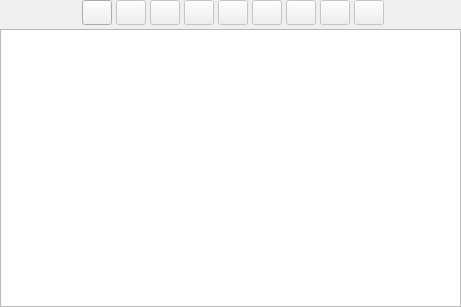
<?xml version="1.0" encoding="UTF-8"?>
<ui version="4.0">
 <class>TabelaObjetosWidget</class>
 <widget class="QWidget" name="TabelaObjetosWidget">
  <property name="geometry">
   <rect>
    <x>0</x>
    <y>0</y>
    <width>461</width>
    <height>307</height>
   </rect>
  </property>
  <property name="windowTitle">
   <string>Form</string>
  </property>
  <layout class="QGridLayout" name="tabelaobj_grid">
   <property name="margin">
    <number>0</number>
   </property>
   <property name="spacing">
    <number>4</number>
   </property>
   <item row="0" column="0">
    <spacer name="horizontalSpacer_2">
     <property name="orientation">
      <enum>Qt::Horizontal</enum>
     </property>
     <property name="sizeHint" stdset="0">
      <size>
       <width>97</width>
       <height>22</height>
      </size>
     </property>
    </spacer>
   </item>
   <item row="0" column="1">
    <layout class="QHBoxLayout" name="horizontalLayout">
     <item>
      <widget class="QToolButton" name="adicionar_tb">
       <property name="enabled">
        <bool>true</bool>
       </property>
       <property name="minimumSize">
        <size>
         <width>30</width>
         <height>25</height>
        </size>
       </property>
       <property name="toolTip">
        <string>Add Item</string>
       </property>
       <property name="text">
        <string/>
       </property>
       <property name="icon">
        <iconset resource="../res/resources.qrc">
         <normaloff>:/icones/icones/adicionar.png</normaloff>:/icones/icones/adicionar.png</iconset>
       </property>
       <property name="shortcut">
        <string>Ins</string>
       </property>
      </widget>
     </item>
     <item>
      <widget class="QToolButton" name="remover_tb">
       <property name="enabled">
        <bool>false</bool>
       </property>
       <property name="minimumSize">
        <size>
         <width>30</width>
         <height>25</height>
        </size>
       </property>
       <property name="toolTip">
        <string>Remove Item</string>
       </property>
       <property name="text">
        <string/>
       </property>
       <property name="icon">
        <iconset resource="../res/resources.qrc">
         <normaloff>:/icones/icones/remover.png</normaloff>:/icones/icones/remover.png</iconset>
       </property>
       <property name="shortcut">
        <string>Del</string>
       </property>
      </widget>
     </item>
     <item>
      <widget class="QToolButton" name="atualizar_tb">
       <property name="enabled">
        <bool>false</bool>
       </property>
       <property name="minimumSize">
        <size>
         <width>30</width>
         <height>25</height>
        </size>
       </property>
       <property name="toolTip">
        <string>Update Item</string>
       </property>
       <property name="text">
        <string/>
       </property>
       <property name="icon">
        <iconset resource="../res/resources.qrc">
         <normaloff>:/icones/icones/atualizar.png</normaloff>:/icones/icones/atualizar.png</iconset>
       </property>
       <property name="shortcut">
        <string>Alt+R</string>
       </property>
      </widget>
     </item>
     <item>
      <widget class="QToolButton" name="remover_todas_tb">
       <property name="enabled">
        <bool>false</bool>
       </property>
       <property name="minimumSize">
        <size>
         <width>30</width>
         <height>25</height>
        </size>
       </property>
       <property name="toolTip">
        <string>Remove All</string>
       </property>
       <property name="text">
        <string/>
       </property>
       <property name="icon">
        <iconset resource="../res/resources.qrc">
         <normaloff>:/icones/icones/limpartexto.png</normaloff>:/icones/icones/limpartexto.png</iconset>
       </property>
       <property name="shortcut">
        <string>Shift+Del</string>
       </property>
      </widget>
     </item>
     <item>
      <widget class="QToolButton" name="editar_tb">
       <property name="enabled">
        <bool>false</bool>
       </property>
       <property name="minimumSize">
        <size>
         <width>30</width>
         <height>25</height>
        </size>
       </property>
       <property name="toolTip">
        <string>Edit Item</string>
       </property>
       <property name="text">
        <string/>
       </property>
       <property name="icon">
        <iconset resource="../res/resources.qrc">
         <normaloff>:/icones/icones/editar.png</normaloff>:/icones/icones/editar.png</iconset>
       </property>
       <property name="shortcut">
        <string>Space</string>
       </property>
      </widget>
     </item>
     <item>
      <widget class="QToolButton" name="mover_cima_tb">
       <property name="enabled">
        <bool>false</bool>
       </property>
       <property name="minimumSize">
        <size>
         <width>30</width>
         <height>25</height>
        </size>
       </property>
       <property name="toolTip">
        <string>Move Up</string>
       </property>
       <property name="text">
        <string/>
       </property>
       <property name="icon">
        <iconset resource="../res/resources.qrc">
         <normaloff>:/icones/icones/movercima.png</normaloff>:/icones/icones/movercima.png</iconset>
       </property>
       <property name="shortcut">
        <string>Ctrl+Up</string>
       </property>
      </widget>
     </item>
     <item>
      <widget class="QToolButton" name="mover_baixo_tb">
       <property name="enabled">
        <bool>false</bool>
       </property>
       <property name="minimumSize">
        <size>
         <width>30</width>
         <height>25</height>
        </size>
       </property>
       <property name="toolTip">
        <string>Move Down</string>
       </property>
       <property name="text">
        <string/>
       </property>
       <property name="icon">
        <iconset resource="../res/resources.qrc">
         <normaloff>:/icones/icones/moverbaixo.png</normaloff>:/icones/icones/moverbaixo.png</iconset>
       </property>
       <property name="shortcut">
        <string>Ctrl+Down</string>
       </property>
      </widget>
     </item>
     <item>
      <widget class="QToolButton" name="mover_primeiro_tb">
       <property name="enabled">
        <bool>false</bool>
       </property>
       <property name="minimumSize">
        <size>
         <width>30</width>
         <height>25</height>
        </size>
       </property>
       <property name="toolTip">
        <string>Move to start</string>
       </property>
       <property name="text">
        <string/>
       </property>
       <property name="icon">
        <iconset resource="../res/resources.qrc">
         <normaloff>:/icones/icones/moverprimeiro.png</normaloff>:/icones/icones/moverprimeiro.png</iconset>
       </property>
       <property name="shortcut">
        <string>Ctrl+Home</string>
       </property>
      </widget>
     </item>
     <item>
      <widget class="QToolButton" name="mover_ultimo_tb">
       <property name="enabled">
        <bool>false</bool>
       </property>
       <property name="minimumSize">
        <size>
         <width>30</width>
         <height>25</height>
        </size>
       </property>
       <property name="toolTip">
        <string>Move to end</string>
       </property>
       <property name="text">
        <string/>
       </property>
       <property name="icon">
        <iconset resource="../res/resources.qrc">
         <normaloff>:/icones/icones/moverultimo.png</normaloff>:/icones/icones/moverultimo.png</iconset>
       </property>
       <property name="shortcut">
        <string>Ctrl+End, Ctrl+S</string>
       </property>
      </widget>
     </item>
    </layout>
   </item>
   <item row="0" column="2">
    <spacer name="horizontalSpacer">
     <property name="orientation">
      <enum>Qt::Horizontal</enum>
     </property>
     <property name="sizeHint" stdset="0">
      <size>
       <width>92</width>
       <height>22</height>
      </size>
     </property>
    </spacer>
   </item>
   <item row="1" column="0" colspan="3">
    <widget class="QTableWidget" name="tabela_tbw">
     <property name="editTriggers">
      <set>QAbstractItemView::NoEditTriggers</set>
     </property>
     <property name="alternatingRowColors">
      <bool>true</bool>
     </property>
     <property name="selectionMode">
      <enum>QAbstractItemView::SingleSelection</enum>
     </property>
     <property name="selectionBehavior">
      <enum>QAbstractItemView::SelectRows</enum>
     </property>
     <property name="iconSize">
      <size>
       <width>16</width>
       <height>16</height>
      </size>
     </property>
     <attribute name="horizontalHeaderCascadingSectionResizes">
      <bool>false</bool>
     </attribute>
     <attribute name="horizontalHeaderHighlightSections">
      <bool>true</bool>
     </attribute>
     <attribute name="horizontalHeaderStretchLastSection">
      <bool>true</bool>
     </attribute>
     <attribute name="verticalHeaderVisible">
      <bool>false</bool>
     </attribute>
     <attribute name="verticalHeaderDefaultSectionSize">
      <number>20</number>
     </attribute>
     <attribute name="verticalHeaderHighlightSections">
      <bool>true</bool>
     </attribute>
     <attribute name="verticalHeaderMinimumSectionSize">
      <number>15</number>
     </attribute>
     <attribute name="verticalHeaderStretchLastSection">
      <bool>false</bool>
     </attribute>
    </widget>
   </item>
  </layout>
 </widget>
 <resources>
  <include location="../res/resources.qrc"/>
 </resources>
 <connections/>
</ui>
